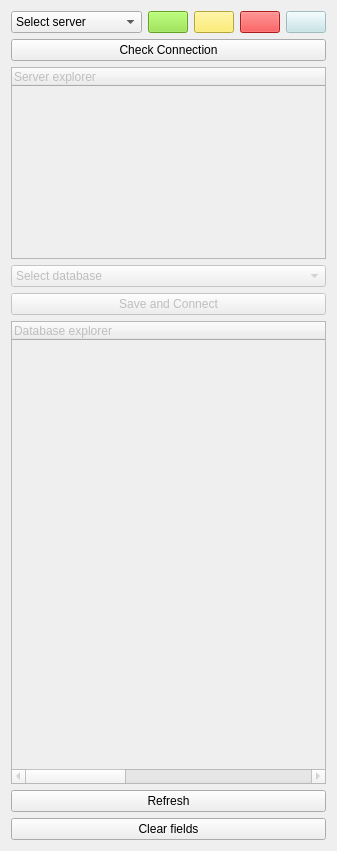
   <widget class="QWidget" name="verticalLayoutWidget_12">
    <property name="geometry">
     <rect>
      <x>10</x>
      <y>9</y>
      <width>337</width>
      <height>851</height>
     </rect>
    </property>
    <layout class="QVBoxLayout" name="verticalLayout_12">
     <item>
      <layout class="QHBoxLayout" name="horizontalLayout_2">
       <item>
        <widget class="QComboBox" name="serverList">
         <property name="styleSheet">
          <string notr="true"/>
         </property>
         <item>
          <property name="text">
           <string>Select server</string>
          </property>
         </item>
        </widget>
       </item>
       <item>
        <widget class="QPushButton" name="addServer">
         <property name="sizePolicy">
          <sizepolicy hsizetype="Fixed" vsizetype="Fixed">
           <horstretch>0</horstretch>
           <verstretch>0</verstretch>
          </sizepolicy>
         </property>
         <property name="toolTip">
          <string>Add a new server</string>
         </property>
         <property name="styleSheet">
          <string notr="true">background-color: rgb(138, 226, 52);</string>
         </property>
         <property name="text">
          <string/>
         </property>
        </widget>
       </item>
       <item>
        <widget class="QPushButton" name="editServer">
         <property name="sizePolicy">
          <sizepolicy hsizetype="Fixed" vsizetype="Fixed">
           <horstretch>0</horstretch>
           <verstretch>0</verstretch>
          </sizepolicy>
         </property>
         <property name="toolTip">
          <string>Edit server info</string>
         </property>
         <property name="styleSheet">
          <string notr="true">background-color: rgb(252, 233, 79);</string>
         </property>
         <property name="text">
          <string/>
         </property>
         <property name="checkable">
          <bool>true</bool>
         </property>
        </widget>
       </item>
       <item>
        <widget class="QPushButton" name="removeServer">
         <property name="sizePolicy">
          <sizepolicy hsizetype="Fixed" vsizetype="Fixed">
           <horstretch>0</horstretch>
           <verstretch>0</verstretch>
          </sizepolicy>
         </property>
         <property name="toolTip">
          <string>Remove selected server</string>
         </property>
         <property name="styleSheet">
          <string notr="true">background-color: rgb(239, 41, 41);</string>
         </property>
         <property name="text">
          <string/>
         </property>
        </widget>
       </item>
       <item>
        <widget class="QPushButton" name="cancelServer">
         <property name="enabled">
          <bool>false</bool>
         </property>
         <property name="sizePolicy">
          <sizepolicy hsizetype="Fixed" vsizetype="Fixed">
           <horstretch>0</horstretch>
           <verstretch>0</verstretch>
          </sizepolicy>
         </property>
         <property name="toolTip">
          <string>Cancel current operation</string>
         </property>
         <property name="styleSheet">
          <string notr="true">background-color: rgb(194, 228, 232);</string>
         </property>
         <property name="text">
          <string/>
         </property>
        </widget>
       </item>
      </layout>
     </item>
     <item>
      <widget class="QPushButton" name="checkConnection">
       <property name="sizePolicy">
        <sizepolicy hsizetype="Expanding" vsizetype="Fixed">
         <horstretch>0</horstretch>
         <verstretch>0</verstretch>
        </sizepolicy>
       </property>
       <property name="styleSheet">
        <string notr="true"/>
       </property>
       <property name="text">
        <string>Check Connection</string>
       </property>
      </widget>
     </item>
     <item>
      <widget class="QTreeWidget" name="mainServerTree">
       <property name="enabled">
        <bool>false</bool>
       </property>
       <property name="sizePolicy">
        <sizepolicy hsizetype="Expanding" vsizetype="Fixed">
         <horstretch>0</horstretch>
         <verstretch>0</verstretch>
        </sizepolicy>
       </property>
       <column>
        <property name="text">
         <string>Server explorer</string>
        </property>
       </column>
      </widget>
     </item>
     <item>
      <widget class="QComboBox" name="databaseList">
       <property name="enabled">
        <bool>false</bool>
       </property>
       <property name="styleSheet">
        <string notr="true"/>
       </property>
       <item>
        <property name="text">
         <string>Select database</string>
        </property>
       </item>
      </widget>
     </item>
     <item>
      <widget class="QPushButton" name="connectButton">
       <property name="enabled">
        <bool>false</bool>
       </property>
       <property name="sizePolicy">
        <sizepolicy hsizetype="Minimum" vsizetype="Fixed">
         <horstretch>0</horstretch>
         <verstretch>0</verstretch>
        </sizepolicy>
       </property>
       <property name="toolTip">
        <string>Connect to database via provided parameters</string>
       </property>
       <property name="styleSheet">
        <string notr="true"/>
       </property>
       <property name="text">
        <string>Save and Connect</string>
       </property>
      </widget>
     </item>
     <item>
      <widget class="QTreeWidget" name="serverTree">
       <property name="enabled">
        <bool>false</bool>
       </property>
       <property name="sizePolicy">
        <sizepolicy hsizetype="Expanding" vsizetype="Expanding">
         <horstretch>0</horstretch>
         <verstretch>0</verstretch>
        </sizepolicy>
       </property>
       <property name="contextMenuPolicy">
        <enum>Qt::CustomContextMenu</enum>
       </property>
       <property name="styleSheet">
        <string notr="true"/>
       </property>
       <property name="verticalScrollBarPolicy">
        <enum>Qt::ScrollBarAsNeeded</enum>
       </property>
       <property name="horizontalScrollBarPolicy">
        <enum>Qt::ScrollBarAsNeeded</enum>
       </property>
       <property name="sizeAdjustPolicy">
        <enum>QAbstractScrollArea::AdjustToContents</enum>
       </property>
       <property name="sortingEnabled">
        <bool>false</bool>
       </property>
       <property name="animated">
        <bool>true</bool>
       </property>
       <attribute name="headerVisible">
        <bool>true</bool>
       </attribute>
       <attribute name="headerCascadingSectionResizes">
        <bool>false</bool>
       </attribute>
       <attribute name="headerDefaultSectionSize">
        <number>1000</number>
       </attribute>
       <attribute name="headerHighlightSections">
        <bool>true</bool>
       </attribute>
       <attribute name="headerMinimumSectionSize">
        <number>900</number>
       </attribute>
       <attribute name="headerStretchLastSection">
        <bool>true</bool>
       </attribute>
       <column>
        <property name="text">
         <string>Database explorer</string>
        </property>
       </column>
      </widget>
     </item>
     <item>
      <widget class="QPushButton" name="refresh">
       <property name="styleSheet">
        <string notr="true"/>
       </property>
       <property name="text">
        <string>Refresh</string>
       </property>
      </widget>
     </item>
     <item>
      <widget class="QPushButton" name="clearBoxes">
       <property name="styleSheet">
        <string notr="true"/>
       </property>
       <property name="text">
        <string>Clear fields</string>
       </property>
      </widget>
     </item>
    </layout>
   </widget>
